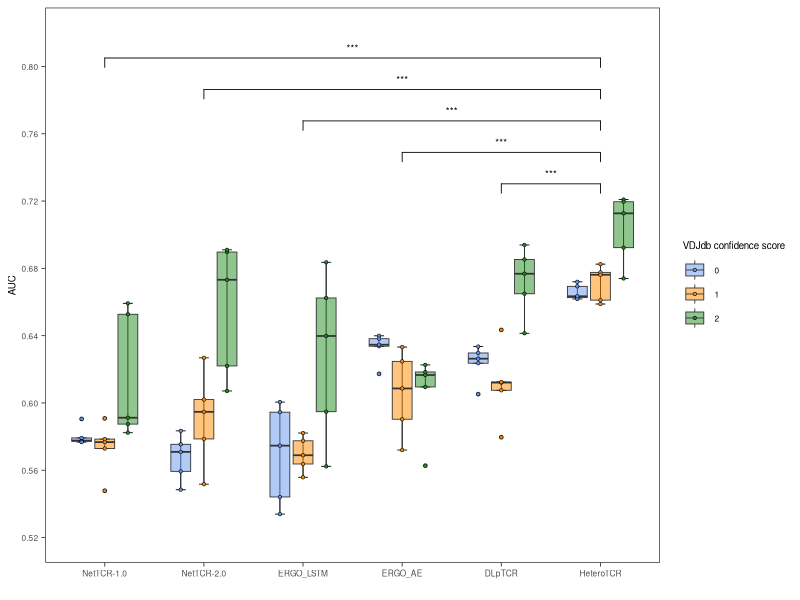

Write the R code that produced this figure.
getwd()

df = read.csv("df_exp1.csv")
head(df)

library(ggplot2)
library(ggsignif)

df$Model=factor(df$Model,level=c("NetTCR-1.0","NetTCR-2.0","ERGO_LSTM","ERGO_AE","DLpTCR","HeteroTCR"))

p = ggplot(data=df,aes(x=Model,y=AUC,fill=factor(Score)))+
    labs(x="",y="AUC",fill="VDJdb confidence score")+
    stat_boxplot(geom="errorbar",width=0.3,position=position_dodge(0.7),linewidth=0.3)+ 
    geom_boxplot(position=position_dodge(0.7),width=0.6,alpha=0.5,outlier.size=1,linewidth=0.3)+
    geom_point(position = position_dodge(0.7), size = 1, shape = 21, stroke=0.3) +
    theme_bw()+
    theme(panel.grid=element_blank(),
          line=element_line(linewidth=0.3),
          axis.text=element_text(family="Helvetica", size=6),
          axis.title=element_text(family="Helvetica", size=7),
          legend.text=element_text(family="Helvetica", size=6),
          legend.title=element_text(family="Helvetica", size=7)) +
    scale_fill_manual(values=c('cornflowerblue','darkorange','forestgreen'))+  # 箱线图的颜色
    scale_y_continuous(limits=c(0.52,0.82),breaks=seq(0.52,0.82,0.04))+
    geom_signif(comparisons = list(c("HeteroTCR","DLpTCR"),
                                   c("HeteroTCR","ERGO_AE"),
                                   c("HeteroTCR","ERGO_LSTM"),
                                   c("HeteroTCR","NetTCR-2.0"),
                                   c("HeteroTCR","NetTCR-1.0")),
                test="t.test",
                test.args=list(paired=TRUE,alternative="greater",var.equal=FALSE),
                map_signif_level=TRUE,
                step_increase=0.1, size=0.3, textsize = 2.5)
                
ggsave("Figure2_20240501.pdf",p,device = "pdf",width=18,height=7.4,units="cm")

# install.packages("svglite")
# library(svglite)
# ggsave("Figure2_20240501.svg",p,device = "svg",width=18,height=7.4,units="cm")